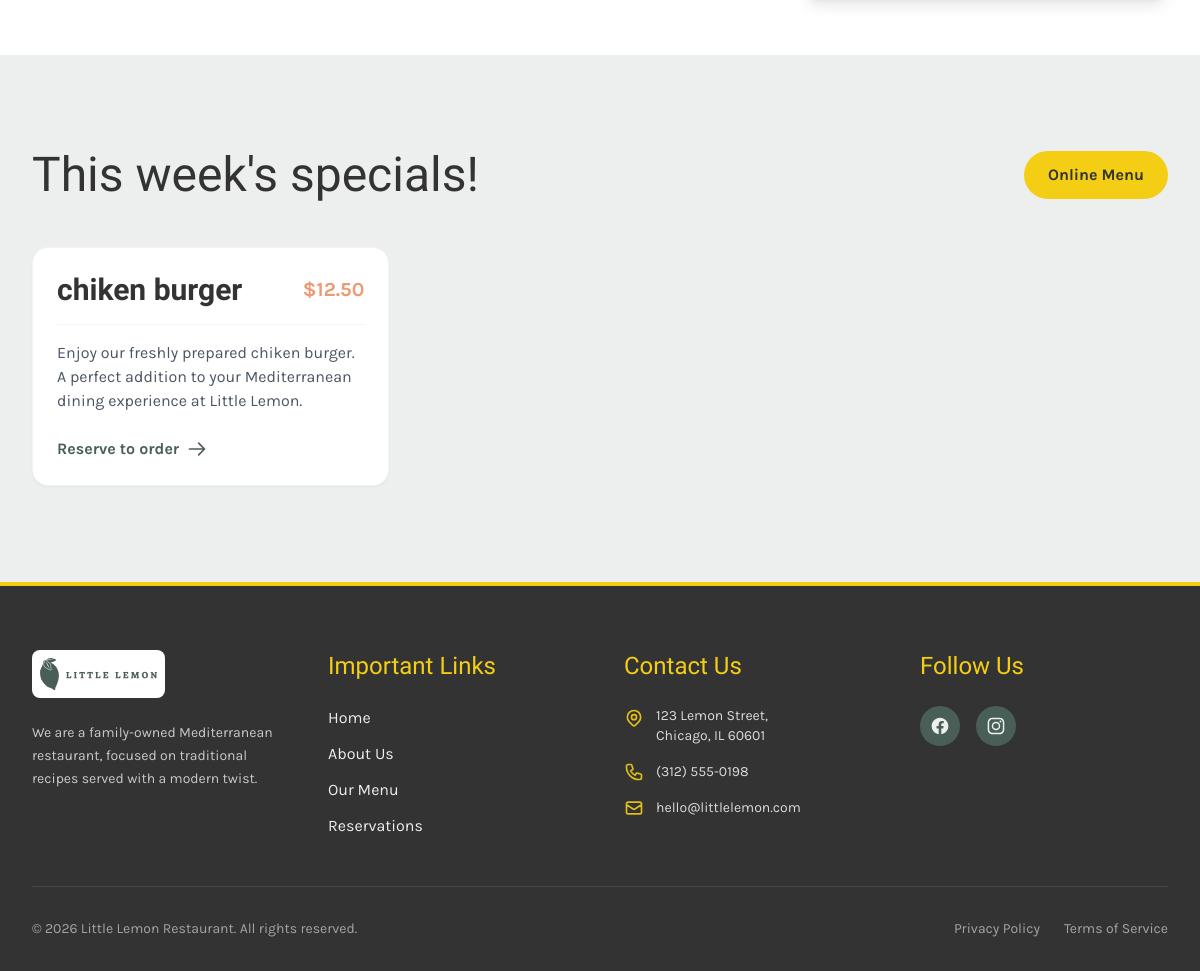
/restaurant/ (lower part), run on an earlier commit of the app's database.
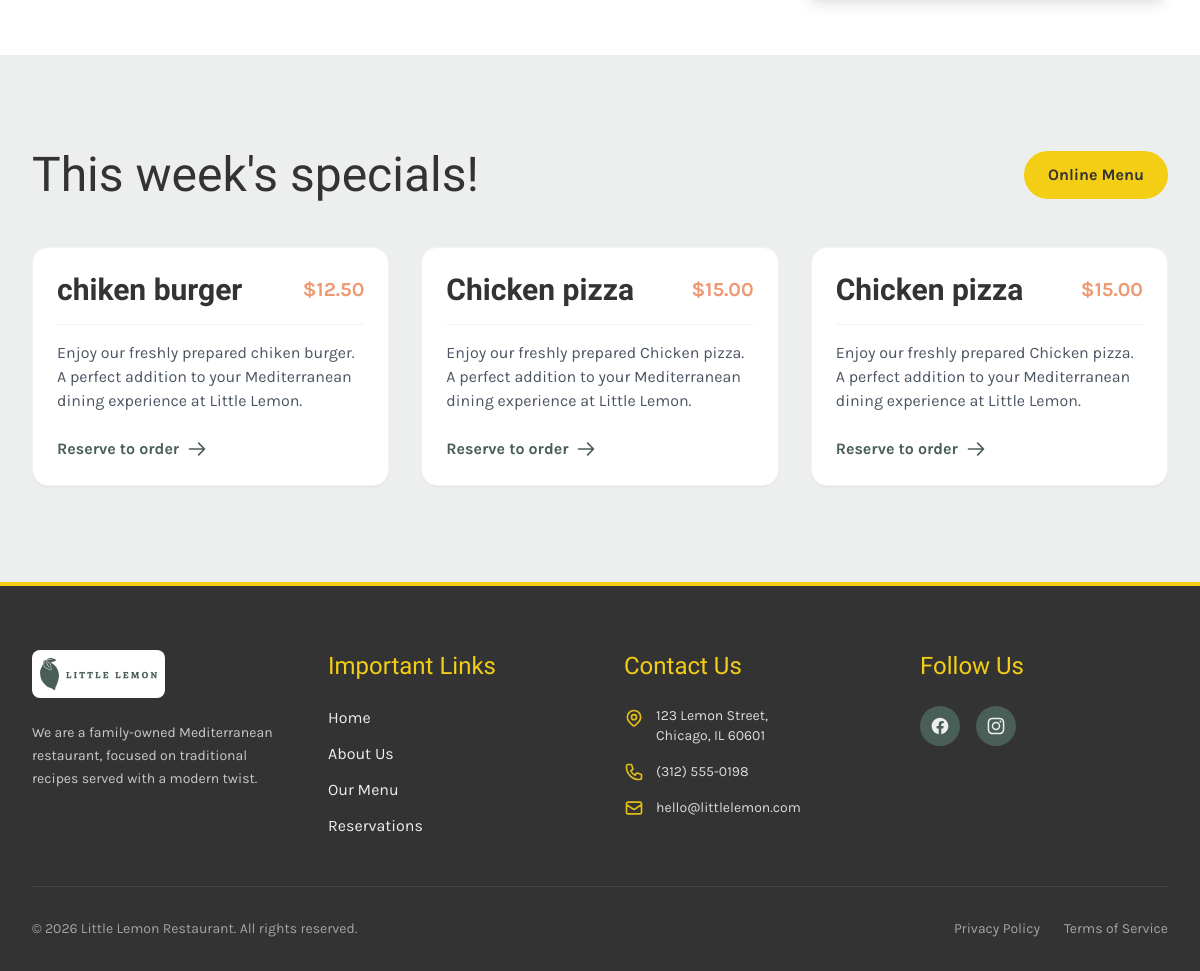
And on a later commit of the database.
### restaurant/models.py (models this page shows, shortened)
class Menu(models.Model):
    Title = models.CharField(max_length=255)
    Price = models.DecimalField(max_digits=10, decimal_places=2)
    Inventory = models.IntegerField()

### restaurant/views.py (the view)
# urls.py: path('', views.index, name='home'),
def index(request):
    menu_data = Menu.objects.all()[:3]
    return render(request, 'index.html', {"menu_data": menu_data})

### templates/index.html (shortened to what the changed rows need)
{% load static %}
<!doctype html>
<html lang="en">
  <head>
    <script src="https://cdn.tailwindcss.com"></script>
  </head>
  <body
    class="font-body bg-brandGray text-brandDark antialiased flex flex-col min-h-screen"
  >
    <main class="flex-grow">
      <section class="max-w-7xl mx-auto px-4 sm:px-6 lg:px-8 py-16 md:py-24">
        <div
          class="flex flex-col md:flex-row justify-between items-center mb-12"
        >
          <h2
            class="font-heading text-4xl md:text-5xl text-brandDark mb-6 md:mb-0"
          >
            This week's specials!
          </h2>
        </div>
        <div class="grid grid-cols-1 md:grid-cols-2 lg:grid-cols-3 gap-8">
          {% for item in menu_data %}
          <div
            class="bg-white rounded-2xl shadow-sm border border-gray-100 p-6 flex flex-col hover:shadow-md transition-shadow"
          >
            <div
              class="flex justify-between items-center mb-4 border-b border-gray-100 pb-4"
            >
              <h3 class="font-heading text-3xl font-bold text-brandDark">
                {{ item.Title }}
              </h3>
              <span class="text-brandSalmon font-bold text-xl"
                >${{ item.Price }}</span
              >
            </div>
            <p class="text-gray-600 mb-6 flex-grow">
              Enjoy our freshly prepared {{ item.Title }}. A perfect addition to
              your Mediterranean dining experience at Little Lemon.
            </p>
            <a
              href="{% url 'book' %}"
              class="font-bold text-brandGreen hover:text-brandYellow flex items-center transition-colors mt-auto"
            >
              Reserve to order
              <svg
                class="w-5 h-5 ml-2"
                fill="none"
                stroke="currentColor"
                viewBox="0 0 24 24"
              >
                <path
                  stroke-linecap="round"
                  stroke-linejoin="round"
                  stroke-width="2"
                  d="M14 5l7 7m0 0l-7 7m7-7H3"
                ></path>
              </svg>
            </a>
          </div>
          {% endfor %}
        </div>
      </section>
    </main>
  </body>
</html>

What changed in the data, as far as the page shows it:
added Menu: Title "Chicken pizza", Price "15.00"
added Menu: Title "Chicken pizza", Price "15.00"
